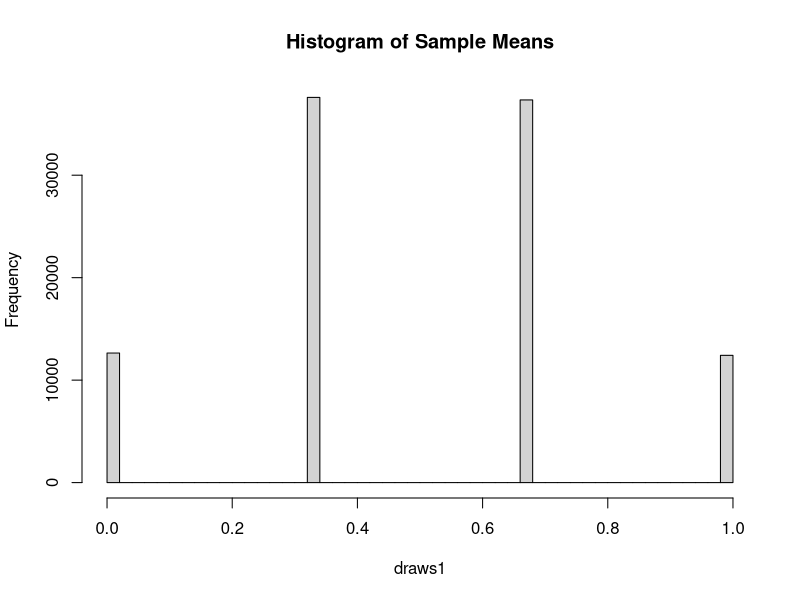
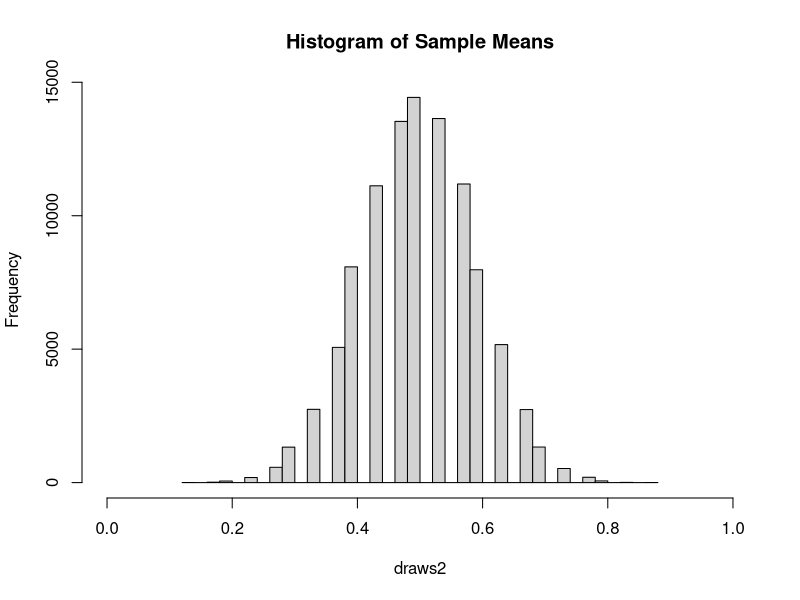

Generate these figures, in order, with R:
## ---- chunk 1
n=3
p = 0.5
sample(c(0,1), 3, prob = c(1-p,p), replace = TRUE)
## ---- chunk 2
rbinom(3, size=1, prob=0.5)
## ---- chunk 3
execute_study = function(n, p){
  means = mean(sample(c(0,1), n, prob = c(1-p,p), replace = TRUE))
}
## ---- chunk 4
#replicate function 100,000 times.
draws1 <- replicate(100000, execute_study(3, 0.5))

#histogram of 100,000 replications
hist(draws1, breaks = 50, xlim = c(0,1), main = "Histogram of Sample Means")
## ---- chunk 5
#replicate function 100,000 times. Increased n to 30
draws2 <- replicate(100000, execute_study(30, 0.5))

#histogram of 100,000 replications
hist(draws2, breaks = 50, xlim = c(0,1), main = "Histogram of Sample Means")
## ---- chunk 6
#standard deviation for draws1
mean(draws1)
sd(draws1)

#standard deviation for draws2
mean(draws2)
sd(draws2)
